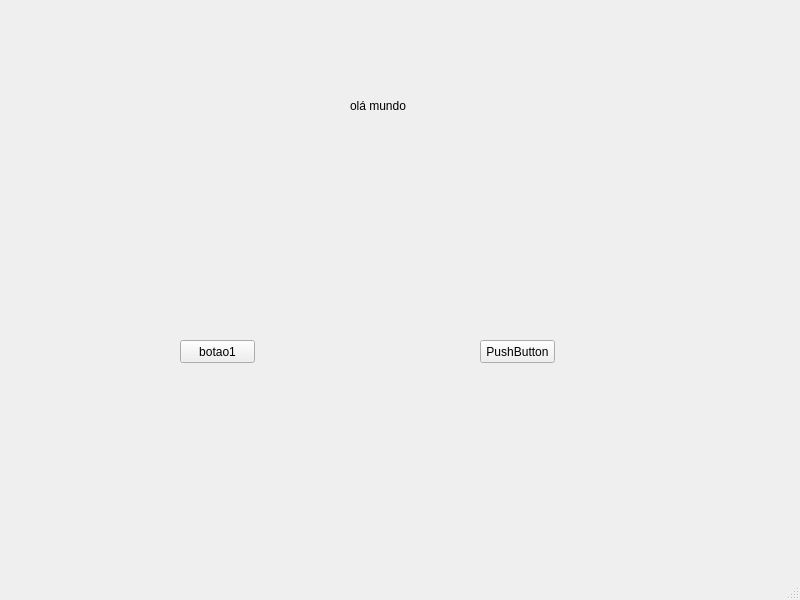
<?xml version="1.0" encoding="UTF-8"?>
<ui version="4.0">
 <class>MainWindow</class>
 <widget class="QMainWindow" name="MainWindow">
  <property name="geometry">
   <rect>
    <x>0</x>
    <y>0</y>
    <width>800</width>
    <height>600</height>
   </rect>
  </property>
  <property name="windowTitle">
   <string>MainWindow</string>
  </property>
  <widget class="QWidget" name="centralwidget">
   <widget class="QLabel" name="label">
    <property name="geometry">
     <rect>
      <x>350</x>
      <y>50</y>
      <width>131</width>
      <height>111</height>
     </rect>
    </property>
    <property name="maximumSize">
     <size>
      <width>131</width>
      <height>16777215</height>
     </size>
    </property>
    <property name="text">
     <string>olá mundo</string>
    </property>
   </widget>
   <widget class="QPushButton" name="pushButton">
    <property name="geometry">
     <rect>
      <x>180</x>
      <y>340</y>
      <width>75</width>
      <height>23</height>
     </rect>
    </property>
    <property name="text">
     <string>botao1</string>
    </property>
   </widget>
   <widget class="QPushButton" name="pushButton_2">
    <property name="geometry">
     <rect>
      <x>480</x>
      <y>340</y>
      <width>75</width>
      <height>23</height>
     </rect>
    </property>
    <property name="text">
     <string>PushButton</string>
    </property>
   </widget>
  </widget>
  <widget class="QMenuBar" name="menubar">
   <property name="geometry">
    <rect>
     <x>0</x>
     <y>0</y>
     <width>800</width>
     <height>21</height>
    </rect>
   </property>
  </widget>
  <widget class="QStatusBar" name="statusbar"/>
 </widget>
 <resources/>
 <connections/>
</ui>
